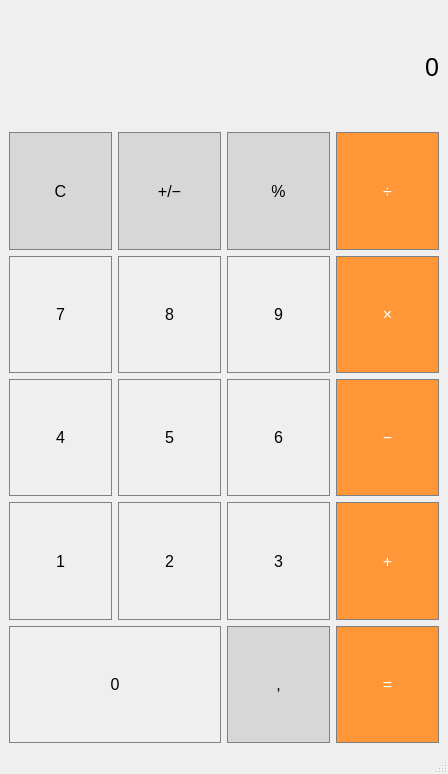
<?xml version="1.0" encoding="UTF-8"?>
<ui version="4.0">
 <class>MainWindow</class>
 <widget class="QMainWindow" name="MainWindow">
  <property name="geometry">
   <rect>
    <x>0</x>
    <y>0</y>
    <width>448</width>
    <height>774</height>
   </rect>
  </property>
  <property name="windowTitle">
   <string>MainWindow</string>
  </property>
  <widget class="QWidget" name="centralwidget">
   <layout class="QGridLayout" name="gridLayout_2">
    <item row="0" column="0">
     <layout class="QGridLayout" name="gridLayout">
      <item row="3" column="3">
       <widget class="QPushButton" name="pushButton_subtract">
        <property name="sizePolicy">
         <sizepolicy hsizetype="Minimum" vsizetype="Expanding">
          <horstretch>0</horstretch>
          <verstretch>0</verstretch>
         </sizepolicy>
        </property>
        <property name="font">
         <font>
          <pointsize>12</pointsize>
         </font>
        </property>
        <property name="styleSheet">
         <string notr="true">QPushButton {
  background-color: rgb(255, 151, 57);
  color: white; 
  border: 1px solid gray;
}

QPushButton:pressed {
    background-color: qlineargradient(x1: 0, y1: 0, x2: 0, y2: 1,
                                      stop: 0 #FF7832, stop: 1 #FF9739);
}</string>
        </property>
        <property name="text">
         <string>−</string>
        </property>
       </widget>
      </item>
      <item row="2" column="1">
       <widget class="QPushButton" name="pushButton_8">
        <property name="sizePolicy">
         <sizepolicy hsizetype="Minimum" vsizetype="Expanding">
          <horstretch>0</horstretch>
          <verstretch>0</verstretch>
         </sizepolicy>
        </property>
        <property name="font">
         <font>
          <pointsize>12</pointsize>
         </font>
        </property>
        <property name="styleSheet">
         <string notr="true">QPushButton {
   border: 1px solid gray;
}
QPushButton:pressed {
    background-color: qlineargradient(x1: 0, y1: 0, x2: 0, y2: 1,
                                      stop: 0 #dadbde, stop: 1 #f6f7fa);
}</string>
        </property>
        <property name="text">
         <string>8</string>
        </property>
       </widget>
      </item>
      <item row="1" column="0">
       <widget class="QPushButton" name="pushButton_clear">
        <property name="sizePolicy">
         <sizepolicy hsizetype="Minimum" vsizetype="Expanding">
          <horstretch>0</horstretch>
          <verstretch>0</verstretch>
         </sizepolicy>
        </property>
        <property name="font">
         <font>
          <pointsize>12</pointsize>
         </font>
        </property>
        <property name="acceptDrops">
         <bool>false</bool>
        </property>
        <property name="styleSheet">
         <string notr="true">QPushButton {
  background-color: rgb(215, 215, 215);
  border: 1px solid gray;
}
QPushButton:pressed {
    background-color: qlineargradient(x1: 0, y1: 0, x2: 0, y2: 1,
                                      stop: 0 #BEBEBE, stop: 1 #D7D7D7);
}</string>
        </property>
        <property name="text">
         <string>С</string>
        </property>
       </widget>
      </item>
      <item row="1" column="3">
       <widget class="QPushButton" name="pushButton_divide">
        <property name="sizePolicy">
         <sizepolicy hsizetype="Minimum" vsizetype="Expanding">
          <horstretch>0</horstretch>
          <verstretch>0</verstretch>
         </sizepolicy>
        </property>
        <property name="font">
         <font>
          <pointsize>12</pointsize>
         </font>
        </property>
        <property name="styleSheet">
         <string notr="true">QPushButton {
  background-color: rgb(255, 151, 57);
  color: white; 
  border: 1px solid gray;
}

QPushButton:pressed {
    background-color: qlineargradient(x1: 0, y1: 0, x2: 0, y2: 1,
                                      stop: 0 #FF7832, stop: 1 #FF9739);
}</string>
        </property>
        <property name="text">
         <string>÷</string>
        </property>
       </widget>
      </item>
      <item row="5" column="3">
       <widget class="QPushButton" name="pushButton_equals">
        <property name="sizePolicy">
         <sizepolicy hsizetype="Minimum" vsizetype="Expanding">
          <horstretch>0</horstretch>
          <verstretch>0</verstretch>
         </sizepolicy>
        </property>
        <property name="font">
         <font>
          <pointsize>12</pointsize>
         </font>
        </property>
        <property name="styleSheet">
         <string notr="true">QPushButton {
  background-color: rgb(255, 151, 57);
  color: white; 
  border: 1px solid gray;
}

QPushButton:pressed {
    background-color: qlineargradient(x1: 0, y1: 0, x2: 0, y2: 1,
                                      stop: 0 #FF7832, stop: 1 #FF9739);
}</string>
        </property>
        <property name="text">
         <string>=</string>
        </property>
       </widget>
      </item>
      <item row="1" column="1">
       <widget class="QPushButton" name="pushButton_plusMinus">
        <property name="sizePolicy">
         <sizepolicy hsizetype="Minimum" vsizetype="Expanding">
          <horstretch>0</horstretch>
          <verstretch>0</verstretch>
         </sizepolicy>
        </property>
        <property name="font">
         <font>
          <pointsize>12</pointsize>
         </font>
        </property>
        <property name="styleSheet">
         <string notr="true">QPushButton {
  background-color: rgb(215, 215, 215);
  border: 1px solid gray;
}
QPushButton:pressed {
    background-color: qlineargradient(x1: 0, y1: 0, x2: 0, y2: 1,
                                      stop: 0 #BEBEBE, stop: 1 #D7D7D7);
}</string>
        </property>
        <property name="text">
         <string>+/−</string>
        </property>
       </widget>
      </item>
      <item row="1" column="2">
       <widget class="QPushButton" name="pushButton_percent">
        <property name="sizePolicy">
         <sizepolicy hsizetype="Minimum" vsizetype="Expanding">
          <horstretch>0</horstretch>
          <verstretch>0</verstretch>
         </sizepolicy>
        </property>
        <property name="font">
         <font>
          <pointsize>12</pointsize>
         </font>
        </property>
        <property name="styleSheet">
         <string notr="true">QPushButton {
  background-color: rgb(215, 215, 215);
  border: 1px solid gray;
}
QPushButton:pressed {
    background-color: qlineargradient(x1: 0, y1: 0, x2: 0, y2: 1,
                                      stop: 0 #BEBEBE, stop: 1 #D7D7D7);
}</string>
        </property>
        <property name="text">
         <string>%</string>
        </property>
       </widget>
      </item>
      <item row="2" column="0">
       <widget class="QPushButton" name="pushButton_7">
        <property name="sizePolicy">
         <sizepolicy hsizetype="Minimum" vsizetype="Expanding">
          <horstretch>0</horstretch>
          <verstretch>0</verstretch>
         </sizepolicy>
        </property>
        <property name="font">
         <font>
          <pointsize>12</pointsize>
         </font>
        </property>
        <property name="styleSheet">
         <string notr="true">QPushButton {
   border: 1px solid gray;
}
QPushButton:pressed {
    background-color: qlineargradient(x1: 0, y1: 0, x2: 0, y2: 1,
                                      stop: 0 #dadbde, stop: 1 #f6f7fa);
}</string>
        </property>
        <property name="text">
         <string>7</string>
        </property>
       </widget>
      </item>
      <item row="4" column="0">
       <widget class="QPushButton" name="pushButton_1">
        <property name="sizePolicy">
         <sizepolicy hsizetype="Minimum" vsizetype="Expanding">
          <horstretch>0</horstretch>
          <verstretch>0</verstretch>
         </sizepolicy>
        </property>
        <property name="font">
         <font>
          <pointsize>12</pointsize>
         </font>
        </property>
        <property name="styleSheet">
         <string notr="true">QPushButton {
   border: 1px solid gray;
}
QPushButton:pressed {
    background-color: qlineargradient(x1: 0, y1: 0, x2: 0, y2: 1,
                                      stop: 0 #dadbde, stop: 1 #f6f7fa);
}</string>
        </property>
        <property name="text">
         <string>1</string>
        </property>
       </widget>
      </item>
      <item row="3" column="1">
       <widget class="QPushButton" name="pushButton_5">
        <property name="sizePolicy">
         <sizepolicy hsizetype="Minimum" vsizetype="Expanding">
          <horstretch>0</horstretch>
          <verstretch>0</verstretch>
         </sizepolicy>
        </property>
        <property name="font">
         <font>
          <pointsize>12</pointsize>
         </font>
        </property>
        <property name="styleSheet">
         <string notr="true">QPushButton {
   border: 1px solid gray;
}
QPushButton:pressed {
    background-color: qlineargradient(x1: 0, y1: 0, x2: 0, y2: 1,
                                      stop: 0 #dadbde, stop: 1 #f6f7fa);
}</string>
        </property>
        <property name="text">
         <string>5</string>
        </property>
       </widget>
      </item>
      <item row="2" column="3">
       <widget class="QPushButton" name="pushButton_multiply">
        <property name="sizePolicy">
         <sizepolicy hsizetype="Minimum" vsizetype="Expanding">
          <horstretch>0</horstretch>
          <verstretch>0</verstretch>
         </sizepolicy>
        </property>
        <property name="font">
         <font>
          <pointsize>12</pointsize>
         </font>
        </property>
        <property name="styleSheet">
         <string notr="true">QPushButton {
  background-color: rgb(255, 151, 57);
  color: white; 
  border: 1px solid gray;
}

QPushButton:pressed {
    background-color: qlineargradient(x1: 0, y1: 0, x2: 0, y2: 1,
                                      stop: 0 #FF7832, stop: 1 #FF9739);
}</string>
        </property>
        <property name="text">
         <string>×</string>
        </property>
       </widget>
      </item>
      <item row="2" column="2">
       <widget class="QPushButton" name="pushButton_9">
        <property name="sizePolicy">
         <sizepolicy hsizetype="Minimum" vsizetype="Expanding">
          <horstretch>0</horstretch>
          <verstretch>0</verstretch>
         </sizepolicy>
        </property>
        <property name="font">
         <font>
          <pointsize>12</pointsize>
         </font>
        </property>
        <property name="styleSheet">
         <string notr="true">QPushButton {
   border: 1px solid gray;
}
QPushButton:pressed {
    background-color: qlineargradient(x1: 0, y1: 0, x2: 0, y2: 1,
                                      stop: 0 #dadbde, stop: 1 #f6f7fa);
}</string>
        </property>
        <property name="text">
         <string>9</string>
        </property>
       </widget>
      </item>
      <item row="3" column="0">
       <widget class="QPushButton" name="pushButton_4">
        <property name="sizePolicy">
         <sizepolicy hsizetype="Minimum" vsizetype="Expanding">
          <horstretch>0</horstretch>
          <verstretch>0</verstretch>
         </sizepolicy>
        </property>
        <property name="font">
         <font>
          <pointsize>12</pointsize>
         </font>
        </property>
        <property name="styleSheet">
         <string notr="true">QPushButton {
   border: 1px solid gray;
}
QPushButton:pressed {
    background-color: qlineargradient(x1: 0, y1: 0, x2: 0, y2: 1,
                                      stop: 0 #dadbde, stop: 1 #f6f7fa);
}</string>
        </property>
        <property name="text">
         <string>4</string>
        </property>
       </widget>
      </item>
      <item row="4" column="1">
       <widget class="QPushButton" name="pushButton_2">
        <property name="sizePolicy">
         <sizepolicy hsizetype="Minimum" vsizetype="Expanding">
          <horstretch>0</horstretch>
          <verstretch>0</verstretch>
         </sizepolicy>
        </property>
        <property name="font">
         <font>
          <pointsize>12</pointsize>
         </font>
        </property>
        <property name="styleSheet">
         <string notr="true">QPushButton {
   border: 1px solid gray;
}
QPushButton:pressed {
    background-color: qlineargradient(x1: 0, y1: 0, x2: 0, y2: 1,
                                      stop: 0 #dadbde, stop: 1 #f6f7fa);
}</string>
        </property>
        <property name="text">
         <string>2</string>
        </property>
       </widget>
      </item>
      <item row="3" column="2">
       <widget class="QPushButton" name="pushButton_6">
        <property name="sizePolicy">
         <sizepolicy hsizetype="Minimum" vsizetype="Expanding">
          <horstretch>0</horstretch>
          <verstretch>0</verstretch>
         </sizepolicy>
        </property>
        <property name="font">
         <font>
          <pointsize>12</pointsize>
         </font>
        </property>
        <property name="styleSheet">
         <string notr="true">QPushButton {
   border: 1px solid gray;
}
QPushButton:pressed {
    background-color: qlineargradient(x1: 0, y1: 0, x2: 0, y2: 1,
                                      stop: 0 #dadbde, stop: 1 #f6f7fa);
}</string>
        </property>
        <property name="text">
         <string>6</string>
        </property>
       </widget>
      </item>
      <item row="4" column="2">
       <widget class="QPushButton" name="pushButton_3">
        <property name="sizePolicy">
         <sizepolicy hsizetype="Minimum" vsizetype="Expanding">
          <horstretch>0</horstretch>
          <verstretch>0</verstretch>
         </sizepolicy>
        </property>
        <property name="font">
         <font>
          <pointsize>12</pointsize>
         </font>
        </property>
        <property name="styleSheet">
         <string notr="true">QPushButton {
   border: 1px solid gray;
}
QPushButton:pressed {
    background-color: qlineargradient(x1: 0, y1: 0, x2: 0, y2: 1,
                                      stop: 0 #dadbde, stop: 1 #f6f7fa);
}</string>
        </property>
        <property name="text">
         <string>3</string>
        </property>
       </widget>
      </item>
      <item row="0" column="0" colspan="4">
       <widget class="QLabel" name="label">
        <property name="sizePolicy">
         <sizepolicy hsizetype="Preferred" vsizetype="Expanding">
          <horstretch>0</horstretch>
          <verstretch>0</verstretch>
         </sizepolicy>
        </property>
        <property name="minimumSize">
         <size>
          <width>0</width>
          <height>60</height>
         </size>
        </property>
        <property name="font">
         <font>
          <family>Tahoma</family>
          <pointsize>19</pointsize>
          <weight>50</weight>
          <italic>false</italic>
          <bold>false</bold>
         </font>
        </property>
        <property name="styleSheet">
         <string notr="true">QLabel {
  qproperty-alignment: 'AlignVCenter | AlignRight';
  border: 1px solid gray;
}

background-color : white;</string>
        </property>
        <property name="text">
         <string>0</string>
        </property>
        <property name="alignment">
         <set>Qt::AlignRight|Qt::AlignTrailing|Qt::AlignVCenter</set>
        </property>
       </widget>
      </item>
      <item row="4" column="3">
       <widget class="QPushButton" name="pushButton_add">
        <property name="sizePolicy">
         <sizepolicy hsizetype="Minimum" vsizetype="Expanding">
          <horstretch>0</horstretch>
          <verstretch>0</verstretch>
         </sizepolicy>
        </property>
        <property name="font">
         <font>
          <pointsize>12</pointsize>
         </font>
        </property>
        <property name="styleSheet">
         <string notr="true">QPushButton {
  background-color: rgb(255, 151, 57);
  color: white; 
  border: 1px solid gray;
}

QPushButton:pressed {
    background-color: qlineargradient(x1: 0, y1: 0, x2: 0, y2: 1,
                                      stop: 0 #FF7832, stop: 1 #FF9739);
}</string>
        </property>
        <property name="text">
         <string>+</string>
        </property>
       </widget>
      </item>
      <item row="5" column="2">
       <widget class="QPushButton" name="pushButton_decimal">
        <property name="sizePolicy">
         <sizepolicy hsizetype="Minimum" vsizetype="Expanding">
          <horstretch>0</horstretch>
          <verstretch>0</verstretch>
         </sizepolicy>
        </property>
        <property name="font">
         <font>
          <pointsize>12</pointsize>
         </font>
        </property>
        <property name="styleSheet">
         <string notr="true">QPushButton {
  background-color: rgb(215, 215, 215);
  border: 1px solid gray;
}
QPushButton:pressed {
    background-color: qlineargradient(x1: 0, y1: 0, x2: 0, y2: 1,
                                      stop: 0 #BEBEBE, stop: 1 #D7D7D7);
}</string>
        </property>
        <property name="text">
         <string>,</string>
        </property>
       </widget>
      </item>
      <item row="5" column="0" colspan="2">
       <widget class="QPushButton" name="pushButton_0">
        <property name="sizePolicy">
         <sizepolicy hsizetype="Minimum" vsizetype="Expanding">
          <horstretch>0</horstretch>
          <verstretch>0</verstretch>
         </sizepolicy>
        </property>
        <property name="font">
         <font>
          <pointsize>12</pointsize>
         </font>
        </property>
        <property name="styleSheet">
         <string notr="true">QPushButton {
   border: 1px solid gray;
}
QPushButton:pressed {
    background-color: qlineargradient(x1: 0, y1: 0, x2: 0, y2: 1,
                                      stop: 0 #dadbde, stop: 1 #f6f7fa);
}</string>
        </property>
        <property name="text">
         <string>0</string>
        </property>
       </widget>
      </item>
     </layout>
    </item>
   </layout>
  </widget>
  <widget class="QMenuBar" name="menubar">
   <property name="geometry">
    <rect>
     <x>0</x>
     <y>0</y>
     <width>448</width>
     <height>26</height>
    </rect>
   </property>
  </widget>
  <widget class="QStatusBar" name="statusbar"/>
 </widget>
 <resources/>
 <connections>
  <connection>
   <sender>pushButton_0</sender>
   <signal>clicked()</signal>
   <receiver>MainWindow</receiver>
   <slot>add0()</slot>
   <hints>
    <hint type="sourcelabel">
     <x>78</x>
     <y>677</y>
    </hint>
    <hint type="destinationlabel">
     <x>123</x>
     <y>746</y>
    </hint>
   </hints>
  </connection>
  <connection>
   <sender>pushButton_1</sender>
   <signal>clicked()</signal>
   <receiver>MainWindow</receiver>
   <slot>add1()</slot>
   <hints>
    <hint type="sourcelabel">
     <x>67</x>
     <y>581</y>
    </hint>
    <hint type="destinationlabel">
     <x>14</x>
     <y>747</y>
    </hint>
   </hints>
  </connection>
  <connection>
   <sender>pushButton_2</sender>
   <signal>clicked()</signal>
   <receiver>MainWindow</receiver>
   <slot>add2()</slot>
   <hints>
    <hint type="sourcelabel">
     <x>175</x>
     <y>558</y>
    </hint>
    <hint type="destinationlabel">
     <x>210</x>
     <y>745</y>
    </hint>
   </hints>
  </connection>
  <connection>
   <sender>pushButton_3</sender>
   <signal>clicked()</signal>
   <receiver>MainWindow</receiver>
   <slot>add3()</slot>
   <hints>
    <hint type="sourcelabel">
     <x>304</x>
     <y>572</y>
    </hint>
    <hint type="destinationlabel">
     <x>276</x>
     <y>746</y>
    </hint>
   </hints>
  </connection>
  <connection>
   <sender>pushButton_4</sender>
   <signal>clicked()</signal>
   <receiver>MainWindow</receiver>
   <slot>add4()</slot>
   <hints>
    <hint type="sourcelabel">
     <x>35</x>
     <y>458</y>
    </hint>
    <hint type="destinationlabel">
     <x>48</x>
     <y>742</y>
    </hint>
   </hints>
  </connection>
  <connection>
   <sender>pushButton_5</sender>
   <signal>clicked()</signal>
   <receiver>MainWindow</receiver>
   <slot>add5()</slot>
   <hints>
    <hint type="sourcelabel">
     <x>186</x>
     <y>439</y>
    </hint>
    <hint type="destinationlabel">
     <x>330</x>
     <y>747</y>
    </hint>
   </hints>
  </connection>
  <connection>
   <sender>pushButton_6</sender>
   <signal>clicked()</signal>
   <receiver>MainWindow</receiver>
   <slot>add6()</slot>
   <hints>
    <hint type="sourcelabel">
     <x>287</x>
     <y>473</y>
    </hint>
    <hint type="destinationlabel">
     <x>401</x>
     <y>744</y>
    </hint>
   </hints>
  </connection>
  <connection>
   <sender>pushButton_7</sender>
   <signal>clicked()</signal>
   <receiver>MainWindow</receiver>
   <slot>add7()</slot>
   <hints>
    <hint type="sourcelabel">
     <x>41</x>
     <y>329</y>
    </hint>
    <hint type="destinationlabel">
     <x>114</x>
     <y>389</y>
    </hint>
   </hints>
  </connection>
  <connection>
   <sender>pushButton_8</sender>
   <signal>clicked()</signal>
   <receiver>MainWindow</receiver>
   <slot>add8()</slot>
   <hints>
    <hint type="sourcelabel">
     <x>181</x>
     <y>331</y>
    </hint>
    <hint type="destinationlabel">
     <x>221</x>
     <y>386</y>
    </hint>
   </hints>
  </connection>
  <connection>
   <sender>pushButton_9</sender>
   <signal>clicked()</signal>
   <receiver>MainWindow</receiver>
   <slot>add9()</slot>
   <hints>
    <hint type="sourcelabel">
     <x>249</x>
     <y>339</y>
    </hint>
    <hint type="destinationlabel">
     <x>327</x>
     <y>389</y>
    </hint>
   </hints>
  </connection>
  <connection>
   <sender>pushButton_clear</sender>
   <signal>clicked()</signal>
   <receiver>MainWindow</receiver>
   <slot>clear()</slot>
   <hints>
    <hint type="sourcelabel">
     <x>19</x>
     <y>231</y>
    </hint>
    <hint type="destinationlabel">
     <x>8</x>
     <y>210</y>
    </hint>
   </hints>
  </connection>
  <connection>
   <sender>pushButton_plusMinus</sender>
   <signal>clicked()</signal>
   <receiver>MainWindow</receiver>
   <slot>plusMinus()</slot>
   <hints>
    <hint type="sourcelabel">
     <x>167</x>
     <y>209</y>
    </hint>
    <hint type="destinationlabel">
     <x>117</x>
     <y>200</y>
    </hint>
   </hints>
  </connection>
  <connection>
   <sender>pushButton_percent</sender>
   <signal>clicked()</signal>
   <receiver>MainWindow</receiver>
   <slot>percent()</slot>
   <hints>
    <hint type="sourcelabel">
     <x>252</x>
     <y>207</y>
    </hint>
    <hint type="destinationlabel">
     <x>228</x>
     <y>270</y>
    </hint>
   </hints>
  </connection>
  <connection>
   <sender>pushButton_divide</sender>
   <signal>clicked()</signal>
   <receiver>MainWindow</receiver>
   <slot>divided()</slot>
   <hints>
    <hint type="sourcelabel">
     <x>411</x>
     <y>227</y>
    </hint>
    <hint type="destinationlabel">
     <x>443</x>
     <y>239</y>
    </hint>
   </hints>
  </connection>
  <connection>
   <sender>pushButton_multiply</sender>
   <signal>clicked()</signal>
   <receiver>MainWindow</receiver>
   <slot>multiply()</slot>
   <hints>
    <hint type="sourcelabel">
     <x>418</x>
     <y>345</y>
    </hint>
    <hint type="destinationlabel">
     <x>441</x>
     <y>373</y>
    </hint>
   </hints>
  </connection>
  <connection>
   <sender>pushButton_subtract</sender>
   <signal>clicked()</signal>
   <receiver>MainWindow</receiver>
   <slot>minus()</slot>
   <hints>
    <hint type="sourcelabel">
     <x>383</x>
     <y>460</y>
    </hint>
    <hint type="destinationlabel">
     <x>443</x>
     <y>477</y>
    </hint>
   </hints>
  </connection>
  <connection>
   <sender>pushButton_add</sender>
   <signal>clicked()</signal>
   <receiver>MainWindow</receiver>
   <slot>plus()</slot>
   <hints>
    <hint type="sourcelabel">
     <x>413</x>
     <y>556</y>
    </hint>
    <hint type="destinationlabel">
     <x>443</x>
     <y>564</y>
    </hint>
   </hints>
  </connection>
  <connection>
   <sender>pushButton_equals</sender>
   <signal>clicked()</signal>
   <receiver>MainWindow</receiver>
   <slot>equal()</slot>
   <hints>
    <hint type="sourcelabel">
     <x>375</x>
     <y>690</y>
    </hint>
    <hint type="destinationlabel">
     <x>442</x>
     <y>704</y>
    </hint>
   </hints>
  </connection>
  <connection>
   <sender>pushButton_decimal</sender>
   <signal>clicked()</signal>
   <receiver>MainWindow</receiver>
   <slot>decimal()</slot>
   <hints>
    <hint type="sourcelabel">
     <x>240</x>
     <y>634</y>
    </hint>
    <hint type="destinationlabel">
     <x>224</x>
     <y>626</y>
    </hint>
   </hints>
  </connection>
 </connections>
 <slots>
  <slot>add1()</slot>
  <slot>add2()</slot>
  <slot>add3()</slot>
  <slot>add4()</slot>
  <slot>add5()</slot>
  <slot>add6()</slot>
  <slot>add7()</slot>
  <slot>add8()</slot>
  <slot>add9()</slot>
  <slot>add0()</slot>
  <slot>clear()</slot>
  <slot>percent()</slot>
  <slot>plusMinus()</slot>
  <slot>decimal()</slot>
  <slot>equal()</slot>
  <slot>divided()</slot>
  <slot>multiply()</slot>
  <slot>minus()</slot>
  <slot>plus()</slot>
 </slots>
</ui>
